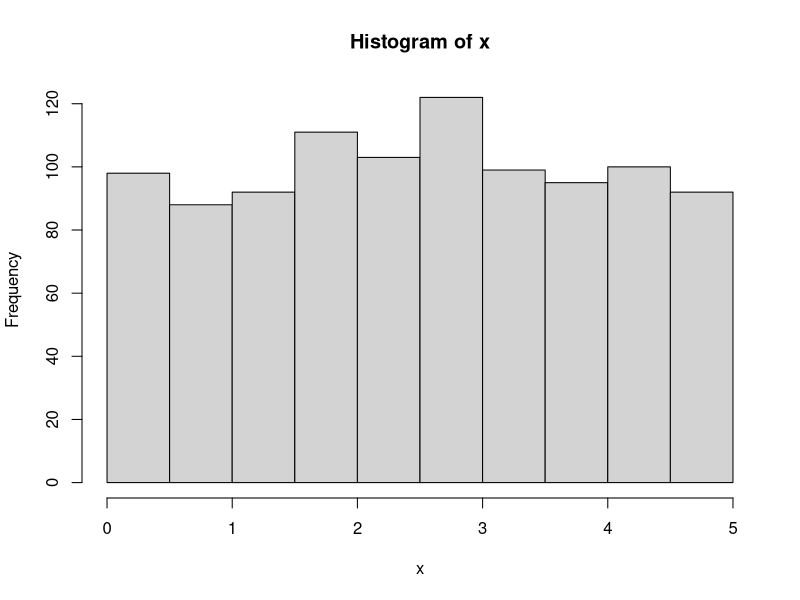
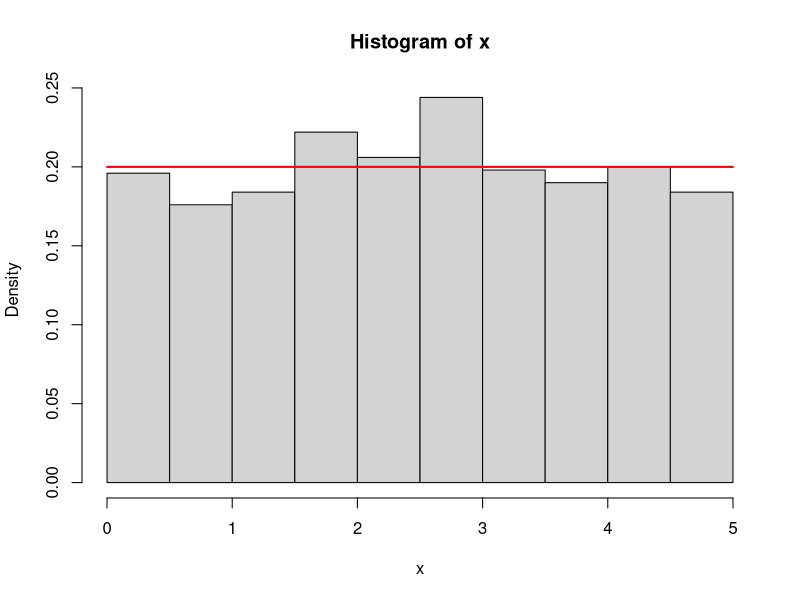

Generate these figures, in order, with R:
S = c('H','T') # Sample space of coin flip
sample(S, 10, replace=TRUE) # 10 Simple events

S = seq(6)
sample(S, 10, replace=TRUE) # Sample space of dice roll

x = runif(10)  
x = runif(10, 0, 5)

h = punif(2, 0, 5)
h = punif(3, 0, 5)

g = dunif(3, 0, 5)
g = dunif(2, 0, 5)

x = runif(1000, 0, 5)
hist(x)
y = seq(0, 5, 0.001)

u = hist(x, freq=F)
points(y, dunif(y, 0, 5), type="l",lwd=2, col="red")

sum(u$counts)
sum(u$density*0.5)

